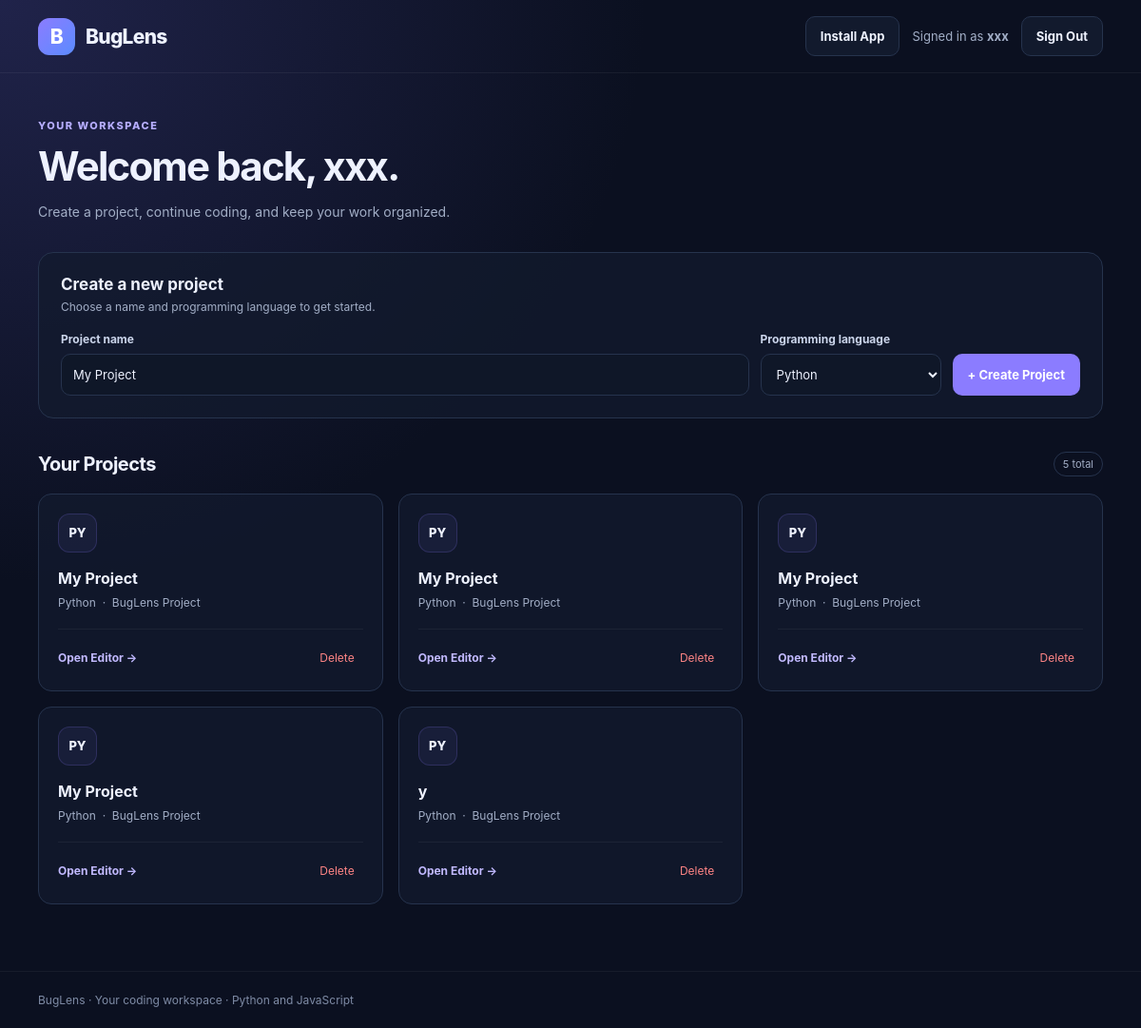
The page /dashboard (signed in) on the database its author committed.
### app.py (models this page shows)
class User(UserMixin, db.Model):
    id = db.Column(db.Integer, primary_key=True)
    username = db.Column(db.String(40), unique=True, nullable=False, index=True)
    password_hash = db.Column(db.String(255), nullable=False)
    projects = db.relationship(
        "Project",
        backref="owner",
        lazy=True,
        cascade="all, delete-orphan",
    )

class Project(db.Model):
    id = db.Column(db.Integer, primary_key=True)
    name = db.Column(db.String(100), nullable=False, default="My Project")
    language = db.Column(db.String(20), nullable=False, default="python")
    code = db.Column(db.Text, nullable=False, default="")
    user_id = db.Column(
        db.Integer,
        db.ForeignKey("user.id"),
        nullable=False,
        index=True,
    )

### app.py (the view)
@app.route("/dashboard")
@login_required
def dashboard():
    projects = Project.query.filter_by(
        user_id=current_user.id
    ).order_by(Project.id.desc()).all()
    return render_template("dashboard.html", projects=projects)

### app.py (called while the page is built)
@login_manager.user_loader
def load_user(user_id):
    try:
        return db.session.get(User, int(user_id))
    except (TypeError, ValueError):
        return None

@app.after_request
def add_security_headers(response):
    response.headers.setdefault("X-Content-Type-Options", "nosniff")
    response.headers.setdefault("X-Frame-Options", "SAMEORIGIN")
    response.headers.setdefault("Referrer-Policy", "strict-origin-when-cross-origin")
    return response

### templates/dashboard.html (shortened to what this page needs)
<!DOCTYPE html>
<html lang="en">
<head>
</head>
<body>
    <header class="topbar">
        <div class="container topbar-inner">
            <a class="brand" href="{{ url_for('dashboard') }}">
                <span class="brand-icon" aria-hidden="true">B</span>
                <span>BugLens</span>
            </a>
            <div class="topbar-actions">
                <button class="button" type="button" data-install-app hidden>Install App</button>
                <span class="user-label">
                    Signed in as <strong>{{ current_user.username }}</strong>
                </span>
                <form method="POST" action="{{ url_for('logout') }}">
                    <button class="button" type="submit">Sign Out</button>
                </form>
            </div>
        </div>
    </header>
    <main class="container main">
        <section class="welcome-row">
            <div>
                <div class="eyebrow">YOUR WORKSPACE</div>
                <h1>Welcome back, {{ current_user.username }}.</h1>
                <p class="subtitle">
                    Create a project, continue coding, and keep your work organized.
                </p>
            </div>
        </section>
        <section class="panel" aria-labelledby="create-heading">
            <div class="panel-heading">
                <div>
                    <h2 id="create-heading">Create a new project</h2>
                    <p>Choose a name and programming language to get started.</p>
                </div>
            </div>
            <form class="create-form" method="POST" action="{{ url_for('new_project') }}">
                <div class="field">
                    <label for="project-name">Project name</label>
                    <input
                        id="project-name"
                        name="name"
                        type="text"
                        maxlength="100"
                        placeholder="My First Project"
                        value="My Project"
                        required
                    >
                </div>
                <div class="field">
                    <label for="project-language">Programming language</label>
                    <select id="project-language" name="language" required>
                        <option value="python">Python</option>
                    </select>
                </div>
                <button class="button button-primary create-submit" type="submit">
                    + Create Project
                </button>
            </form>
        </section>
        <section class="projects-section" aria-labelledby="projects-heading">
            <div class="section-heading">
                <h2 id="projects-heading">Your Projects</h2>
                <span class="count">{{ projects|length }} total</span>
            </div>
            {% if projects %}
                <div class="project-grid">
                    {% for project in projects %}
                        <article class="project-card">
                            <div class="project-icon" aria-hidden="true">
                                {% if project.language == 'javascript' %}JS{% else %}PY{% endif %}
                            </div>
                            <h3 class="project-title">{{ project.name }}</h3>
                            <div class="project-meta">
                                {% if project.language == 'javascript' %}
                                    JavaScript
                                {% else %}
                                    Python
                                {% endif %}
                                &nbsp;·&nbsp; BugLens Project
                            </div>
                            <div class="project-actions">
                                <a class="open-link" href="{{ url_for('editor', project_id=project.id) }}">
                                    Open Editor →
                                </a>
                                <form
                                    class="delete-form"
                                    method="POST"
                                    action="{{ url_for('delete_project', project_id=project.id) }}"
                                    onsubmit="return confirm('Delete this project permanently? This action cannot be undone.');"
                                >
                                    <button class="delete-button" type="submit">Delete</button>
                                </form>
                            </div>
                        </article>
                    {% endfor %}
                </div>
            {% endif %}
        </section>
    </main>
    <footer>
        <div class="container">
            BugLens · Your coding workspace · Python and JavaScript
        </div>
    </footer>
</body>
</html>

### templates/dashboard.html (style rules this page uses)
:root { color-scheme: dark; --bg: #0b1020; --panel: #121a2d; --panel2: #0f1728; --border: #26334d; --text: #eef2ff; --muted: #a2aec6; --accent: #8b7cff; --danger: #ff8585; --success: #7ee0b0; }
* { box-sizing: border-box; }
body { margin: 0; min-height: 100vh; background: radial-gradient(ellipse at top left, #20234a 0%, transparent 40%), var(--bg); color: var(--text); font-family: Inter, ui-sans-serif, system-ui, -apple-system, BlinkMacSystemFont, "Segoe UI", sans-serif; }
button, input, select { font: inherit; }
a { color: inherit; text-decoration: none; }
.container { width: min(1120px, calc(100% - 40px)); margin: 0 auto; }
.topbar { min-height: 76px; border-bottom: 1px solid #ffffff0e; }
.topbar-inner { min-height: 76px; display: flex; align-items: center; justify-content: space-between; gap: 20px; }
.brand { display: flex; align-items: center; gap: 11px; font-size: 21px; font-weight: 800; letter-spacing: -0.7px; }
.brand-icon { width: 39px; height: 39px; display: grid; place-items: center; border-radius: 12px; background: linear-gradient(135deg, #8b7cff, #5b8cff); color: white; }
.topbar-actions { display: flex; align-items: center; gap: 13px; }
.user-label { color: var(--muted); font-size: 13px; }
.button { min-height: 42px; padding: 0 15px; display: inline-flex; align-items: center; justify-content: center; gap: 8px; border: 1px solid var(--border); border-radius: 10px; background: var(--panel); color: var(--text); font-size: 13px; font-weight: 700; cursor: pointer; transition: background 0.2s, transform 0.2s; }
.button-primary { border-color: transparent; background: var(--accent); color: white; }
.main { padding: 48px 0 70px; }
.welcome-row { display: flex; align-items: flex-end; justify-content: space-between; gap: 22px; margin-bottom: 30px; }
.eyebrow { margin-bottom: 10px; color: #b6adff; font-size: 11px; font-weight: 800; letter-spacing: 1.5px; }
h1 { margin: 0; font-size: clamp(30px, 4vw, 42px); letter-spacing: -1.8px; }
.subtitle { margin: 11px 0 0; color: var(--muted); font-size: 14px; line-height: 1.7; }
.panel { padding: 23px; border: 1px solid var(--border); border-radius: 16px; background: #121a2dbb; }
.panel-heading { margin-bottom: 19px; display: flex; align-items: center; justify-content: space-between; gap: 12px; }
.panel-heading h2 { margin: 0; font-size: 17px; }
.panel-heading p { margin: 6px 0 0; color: var(--muted); font-size: 12px; }
.create-form { display: grid; grid-template-columns: minmax(180px, 1fr) 190px auto; gap: 12px; }
.field { min-width: 0; }
.field label { display: block; margin-bottom: 8px; color: #cbd5eb; font-size: 12px; font-weight: 700; }
.field input, .field select { width: 100%; min-height: 44px; padding: 0 12px; border: 1px solid var(--border); border-radius: 10px; outline: none; background: var(--panel2); color: var(--text); font-size: 13px; }
.create-submit { align-self: end; min-height: 44px; }
.projects-section { margin-top: 35px; }
.section-heading { margin-bottom: 18px; display: flex; align-items: center; justify-content: space-between; gap: 15px; }
.section-heading h2 { margin: 0; font-size: 20px; letter-spacing: -0.5px; }
.count { padding: 5px 9px; border: 1px solid var(--border); border-radius: 999px; color: var(--muted); font-size: 11px; }
.project-grid { display: grid; grid-template-columns: repeat(3, minmax(0, 1fr)); gap: 16px; }
.project-card { min-width: 0; padding: 20px; border: 1px solid var(--border); border-radius: 14px; background: #121a2dcc; transition: border-color 0.2s, transform 0.2s; }
.project-icon { width: 41px; height: 41px; display: grid; place-items: center; border: 1px solid #8b7cff30; border-radius: 12px; background: #8b7cff12; font-size: 13px; font-weight: 800; }
.project-title { overflow-wrap: anywhere; margin: 17px 0 8px; font-size: 16px; font-weight: 750; }
.project-meta { color: var(--muted); font-size: 12px; }
.project-actions { margin-top: 20px; padding-top: 15px; display: flex; align-items: center; justify-content: space-between; gap: 8px; border-top: 1px solid #ffffff0d; }
.open-link { color: #c1b9ff; font-size: 12px; font-weight: 750; }
.delete-form { margin: 0; }
.delete-button { padding: 6px 8px; border: 1px solid transparent; border-radius: 7px; background: transparent; color: var(--danger); font-size: 12px; cursor: pointer; }
footer { padding: 22px 0; border-top: 1px solid #ffffff0d; color: #7f8ca6; font-size: 12px; }

### rows shown on the page
User: username "xxx"
Project: language "PY", name "My Project"
Project: language "PY", name "My Project"
Project: language "PY", name "My Project"
Project: language "PY", name "My Project"
Project: language "PY", name "y"

### other values the page prints
{{ projects|length }} "5"
